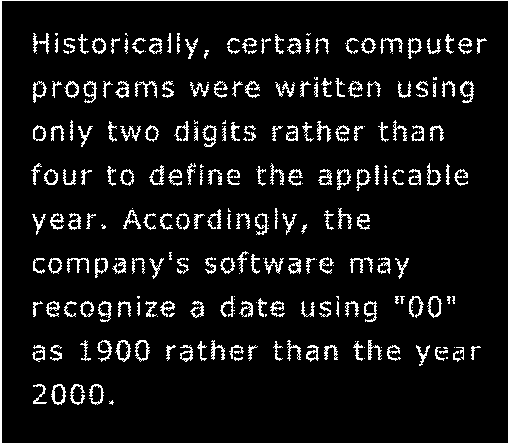
%> input picture Week 13/Fig0906(a)(broken-text).tif, 509 x 444 px
$ octave workshop.m   (GNU Octave 9; MATLAB toolbox functions it lacks are replaced by stand-ins)
%> lines starting %> are read from the running program, lines starting %| are printed output that depends on the picture; in (x1, y1, x2, y2) boxes, pixels count from 0 and x2, y2 are one past the last pixel; in counts of white or black regions, pixels touching at a corner belong together; the program's own positions count from 1
f = imread('Fig0906(a)(broken-text).tif');
%> f: size 444x509 logical; 8.1% white in thin lines or dots

se1 = strel('square', 2);
se2 = strel('diamond', 1);
se3 = strel('disk', 1);

% Image Dilation
D1 = imdilate(f, se1);
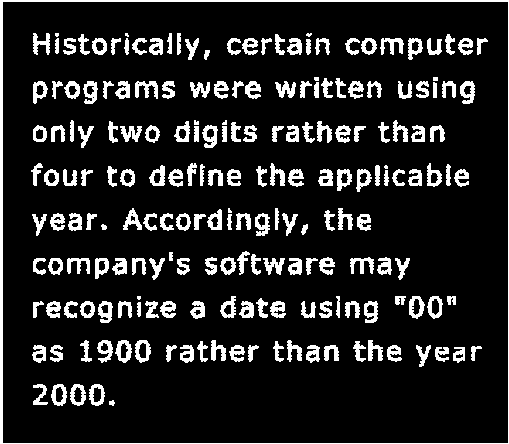
%> D1: size 444x509 logical; 13.4% white; 202 white regions (8 under 20 px), largest, box (x1, y1, x2, y2) and area: (0, 0, 509, 444) 3291, (135, 81, 158, 99) 226, (380, 38, 404, 55) 217
D2 = imdilate(f, se2);
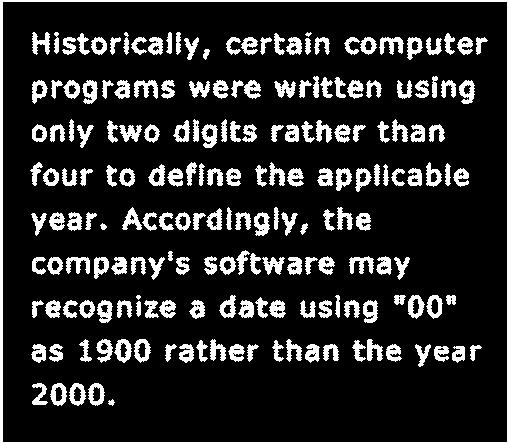
%> D2: size 444x509 logical; 15.4% white; 194 white regions (2 under 20 px), largest, box (x1, y1, x2, y2) and area: (0, 0, 509, 444) 4236, (134, 80, 158, 99) 257, (379, 37, 404, 55) 251
D3 = imdilate(f, se3);

figure(1);
subplot(2, 2, 1); imshow(f);
subplot(2, 2, 2); imshow(D1);
subplot(2, 2, 3); imshow(D2);
subplot(2, 2, 4); imshow(D3);

% Image Erosion
E1 = imerode(f, se1);
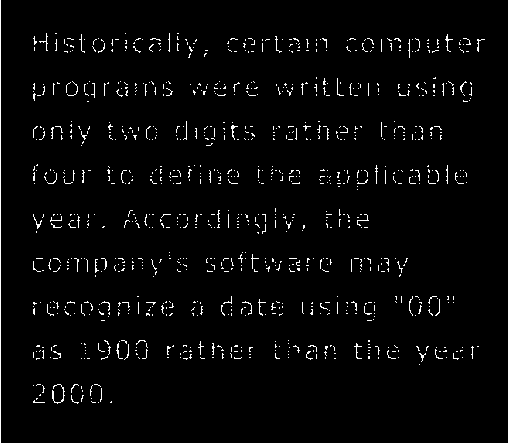
%> E1: size 444x509 logical; 3% white in thin lines or dots
E2 = imerode(f, se2);
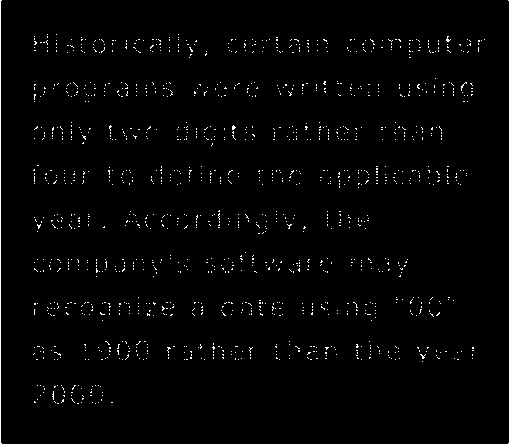
%> E2: size 444x509 logical; 1.4% white in thin lines or dots
E3 = imerode(f, se3);

figure(2);
subplot(2, 2, 1); imshow(f);
subplot(2, 2, 2); imshow(E1);
subplot(2, 2, 3); imshow(E2);
subplot(2, 2, 4); imshow(E3);

% Image Opening
open1 = imopen(f, se1);
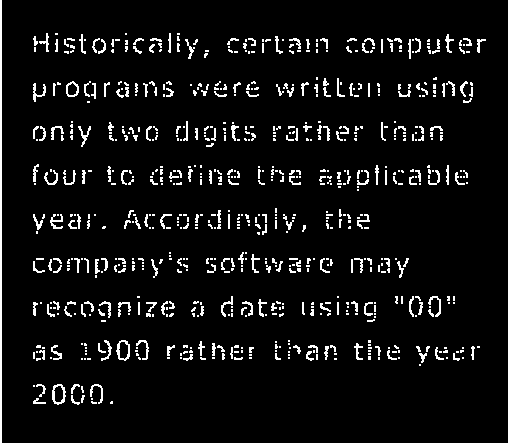
%> open1: size 444x509 logical; 6.4% white in thin lines or dots
open2 = imopen(f, se2);
%> open2: size 444x509 logical; 4.9% white in thin lines or dots
open3 = imopen(f, se3);

figure(3);
subplot(2, 2, 1); imshow(f);
subplot(2, 2, 2); imshow(open1);
subplot(2, 2, 3); imshow(open2);
subplot(2, 2, 4); imshow(open3);

% Image Closing
c1 = imclose(open1 ,se1);
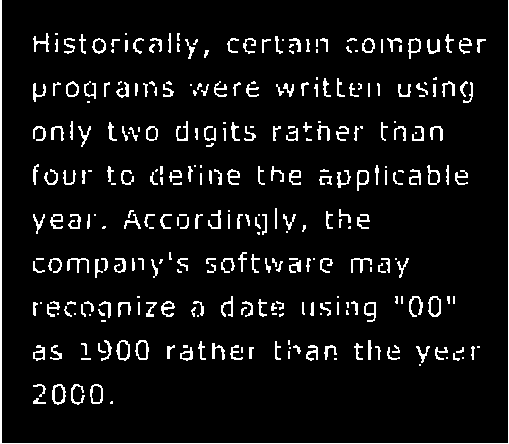
%> c1: size 444x509 logical; 6.9% white in thin lines or dots
c2 = imclose(open2 ,se2);
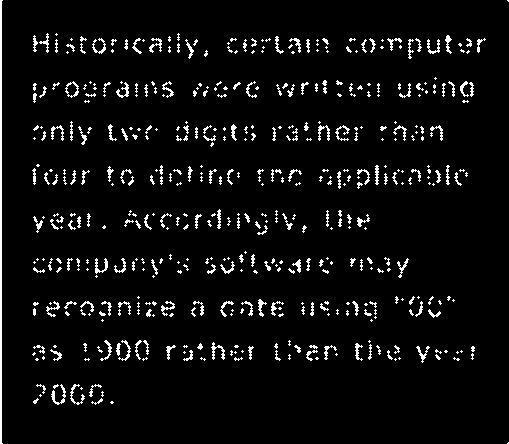
%> c2: size 444x509 logical; 5% white in thin lines or dots
c3 = imclose(open3 ,se3);

figure(4);
subplot(2, 2, 1); imshow(f);
subplot(2, 2, 2); imshow(c1);
subplot(2, 2, 3); imshow(c2);
subplot(2, 2, 4); imshow(c3);
